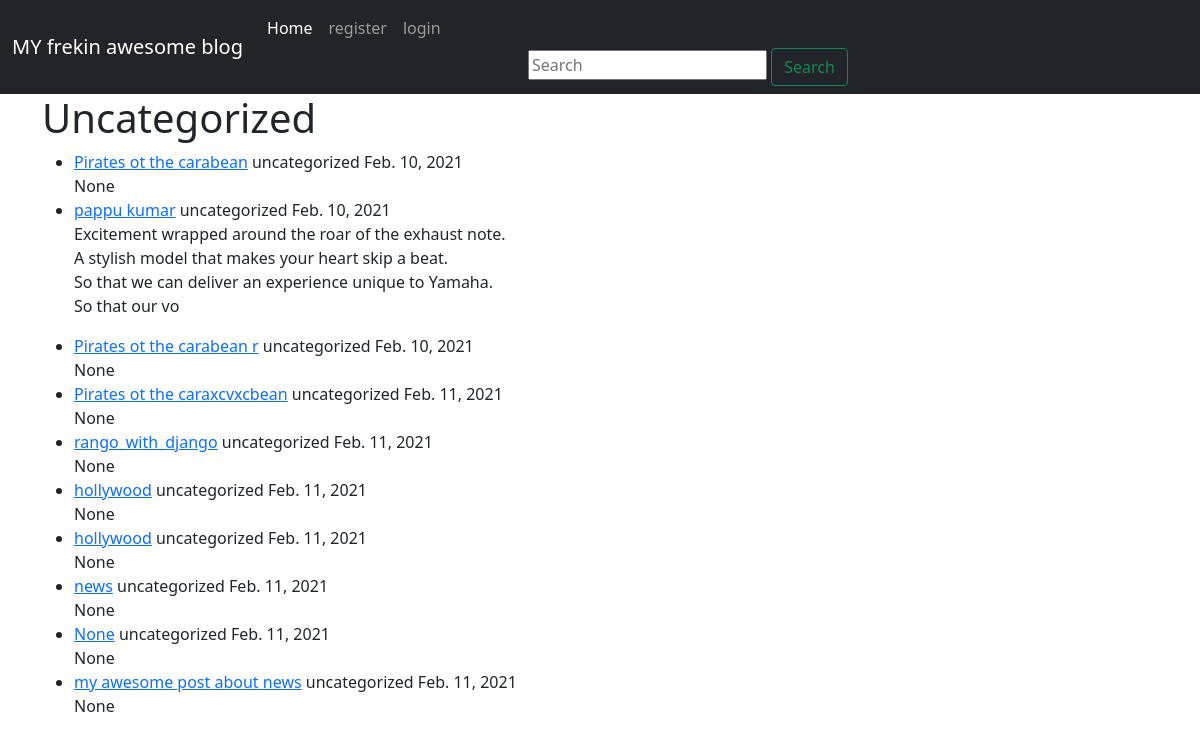
The page /category/uncategorized/ on the database its author committed.
### app/models.py (models this page shows, shortened)
class Post(models.Model):
	title=models.CharField(max_length=255,null=True,blank=True)
	title_tag=models.CharField(max_length=255,default="")
	author=models.ForeignKey(MyUser,on_delete=models.CASCADE,null=True,blank=True)
	bio=models.TextField(null=True,blank=True)
	body=RichTextField(blank=True,null=True)
	post_date=models.DateField(auto_now_add=True)
	category=models.CharField(max_length=255,default='uncategorized')
	likes=models.ManyToManyField(MyUser,related_name='blog_post')
	header_image=models.ImageField(null=True, blank=True, upload_to="images/")

### app/views.py (the view)
# urls.py: path('category/<str:cats>/',CategoryView,name='category'),
def CategoryView(request,cats):
	category_posts=Post.objects.filter(category=cats.replace('-',' '))
	return render(request,'app/categories.html',{'cats':cats.title().replace('-',' '),'category_posts':category_posts})

### templates/app/categories.html (shortened to what this page needs)
{%extends 'app/base.html'%}
{%block content%}
{% if category_posts%}
	<h1>{{cats}}</h1>
	<ul>
	{%for post in category_posts %}
	<li><a href="{% url 'ac' post.pk %}">
		{{post.title}}</a>
		{{post.category}}
		{{post.post_date}}
	{{post.body|slice:":200"|safe}}</li>
	{% endfor %}
		</ul>
{%else%}
<h2> sorry this page does not exist</h2>
{%endif%}
{%endblock%}

### templates/app/base.html (shortened to what this page needs)
<!doctype html>
<html lang="en">
  <head>
    <link href="https://cdn.jsdelivr.net/npm/bootstrap@5.0.0-beta1/dist/css/bootstrap.min.css" rel="stylesheet">
  </head>
  <body>
<nav class="navbar navbar-expand-lg navbar-dark bg-dark">
  <div class="container-fluid">
    <a class="navbar-brand" href="{% url 'home' %}">MY frekin awesome blog</a>
    <div class="collapse navbar-collapse" id="navbarSupportedContent">
      <ul class="navbar-nav me-auto mb-2 mb-lg-0">
        <li class="nav-item">
          <a class="nav-link active" aria-current="page" href="#">Home</a>
        </li>{% if user.is_authenticated %}
        {% if cat_menu %}
        <li class="nav-item">
<li class="nav-item dropdown">
          <a class="nav-link dropdown-toggle" href="#" id="navbarDropdown" role="button" data-bs-toggle="dropdown" aria-expanded="false">
            Categories
          </a>
          <ul class="dropdown-menu" aria-labelledby="navbarDropdown">
            {%for item in cat_menu%}
            <li><a class="dropdown-item" href="{% url 'category' item|slugify %}">{{item}}</a></li>
            <li class="nav-item ml-auto">
          <a class="nav-link" href="profile">profile</a>
            {%endfor%}
          </ul>
        </li>
          {%endif%}
          <a class="nav-link" href="{% url 'add_post' %}">Add Post</a>
            <li class="nav-item ml-auto">
            <a class="nav-link" href="{% url 'add_category' %}">Add Category</a></li>
<li class="nav-item ml-auto">
    <a class="nav-link" href="{% url 'profile' %}">profile</a>
             <li class="nav-item ml-auto">
 <a class="nav-link" href="{% url 'logout' %}">logout</a> </li>
    {%else%}
             <li class="nav-item">
          <a class="nav-link" href="{% url 'signup' %}">register</a>
           <li class="nav-item">
          <a class="nav-link" href="{% url 'login' %}">login</a>
         {%endif%}
<input type="text" placeholder="Search" aria-label="Search">
<button class="btn btn-outline-success my-2 my-sm-0" type="submit">Search</button>
      </ul>
    </div>
  </div>
</nav>
    <div class="container">
    {%block content%}
    {%endblock%}
  </div>
  </body>
</html>

### rows shown on the page
Post: title "Pirates ot the carabean", category "uncategorized", post_date "Feb. 10, 2021", body "None"
Post: title "pappu kumar", category "uncategorized", post_date "Feb. 10, 2021", body "Excitement wrapped around the roar of the exhaust note. A stylish model that makes your heart skip a beat. So that we can deliver an experience unique to Yamaha. So that our vo"
Post: title "Pirates ot the carabean r", category "uncategorized", post_date "Feb. 10, 2021", body "None"
Post: title "Pirates ot the caraxcvxcbean", category "uncategorized", post_date "Feb. 11, 2021", body "None"
Post: title "rango_with_django", category "uncategorized", post_date "Feb. 11, 2021", body "None"
Post: title "hollywood", category "uncategorized", post_date "Feb. 11, 2021", body "None"
Post: title "hollywood", category "uncategorized", post_date "Feb. 11, 2021", body "None"
Post: title "news", category "uncategorized", post_date "Feb. 11, 2021", body "None"
Post: title "None", category "uncategorized", post_date "Feb. 11, 2021", body "None"
Post: title "my awesome post about news", category "uncategorized", post_date "Feb. 11, 2021", body "None"

### other values the page prints
{{ cats }} "Uncategorized"
